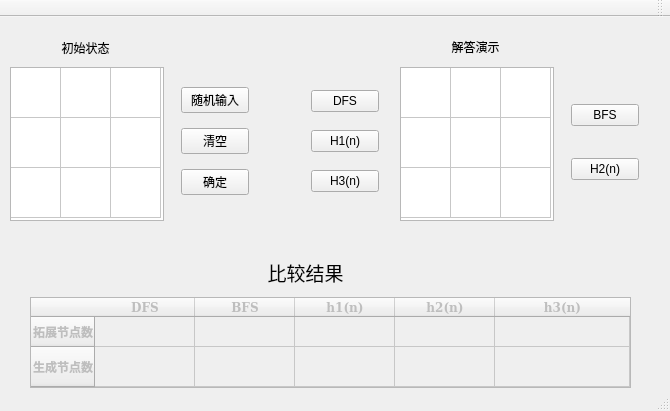
<?xml version="1.0" encoding="UTF-8"?>
<ui version="4.0">
 <class>MainWindow</class>
 <widget class="QMainWindow" name="MainWindow">
  <property name="enabled">
   <bool>true</bool>
  </property>
  <property name="geometry">
   <rect>
    <x>0</x>
    <y>0</y>
    <width>670</width>
    <height>411</height>
   </rect>
  </property>
  <property name="mouseTracking">
   <bool>false</bool>
  </property>
  <property name="windowTitle">
   <string>MainWindow</string>
  </property>
  <property name="documentMode">
   <bool>false</bool>
  </property>
  <widget class="QWidget" name="centralWidget">
   <widget class="QTableWidget" name="init_Table">
    <property name="geometry">
     <rect>
      <x>10</x>
      <y>50</y>
      <width>154</width>
      <height>154</height>
     </rect>
    </property>
    <property name="sizePolicy">
     <sizepolicy hsizetype="Fixed" vsizetype="Fixed">
      <horstretch>0</horstretch>
      <verstretch>0</verstretch>
     </sizepolicy>
    </property>
    <property name="font">
     <font>
      <family>DejaVu Sans</family>
      <pointsize>15</pointsize>
     </font>
    </property>
    <property name="mouseTracking">
     <bool>false</bool>
    </property>
    <property name="tabletTracking">
     <bool>true</bool>
    </property>
    <property name="contextMenuPolicy">
     <enum>Qt::ActionsContextMenu</enum>
    </property>
    <property name="layoutDirection">
     <enum>Qt::LeftToRight</enum>
    </property>
    <property name="verticalScrollBarPolicy">
     <enum>Qt::ScrollBarAlwaysOff</enum>
    </property>
    <property name="horizontalScrollBarPolicy">
     <enum>Qt::ScrollBarAlwaysOff</enum>
    </property>
    <property name="sizeAdjustPolicy">
     <enum>QAbstractScrollArea::AdjustToContentsOnFirstShow</enum>
    </property>
    <property name="dragDropOverwriteMode">
     <bool>true</bool>
    </property>
    <property name="textElideMode">
     <enum>Qt::ElideMiddle</enum>
    </property>
    <property name="verticalScrollMode">
     <enum>QAbstractItemView::ScrollPerItem</enum>
    </property>
    <property name="cornerButtonEnabled">
     <bool>true</bool>
    </property>
    <property name="rowCount">
     <number>3</number>
    </property>
    <property name="columnCount">
     <number>3</number>
    </property>
    <attribute name="horizontalHeaderVisible">
     <bool>false</bool>
    </attribute>
    <attribute name="horizontalHeaderDefaultSectionSize">
     <number>50</number>
    </attribute>
    <attribute name="verticalHeaderVisible">
     <bool>false</bool>
    </attribute>
    <attribute name="verticalHeaderDefaultSectionSize">
     <number>50</number>
    </attribute>
    <attribute name="verticalHeaderHighlightSections">
     <bool>true</bool>
    </attribute>
    <row/>
    <row/>
    <row/>
    <column/>
    <column/>
    <column/>
    <item row="0" column="0">
     <property name="text">
      <string/>
     </property>
     <property name="textAlignment">
      <set>AlignCenter</set>
     </property>
    </item>
    <item row="0" column="1">
     <property name="textAlignment">
      <set>AlignCenter</set>
     </property>
    </item>
    <item row="0" column="2">
     <property name="textAlignment">
      <set>AlignCenter</set>
     </property>
    </item>
    <item row="1" column="0">
     <property name="textAlignment">
      <set>AlignCenter</set>
     </property>
    </item>
    <item row="1" column="1">
     <property name="textAlignment">
      <set>AlignCenter</set>
     </property>
    </item>
    <item row="1" column="2">
     <property name="textAlignment">
      <set>AlignCenter</set>
     </property>
    </item>
    <item row="2" column="0">
     <property name="text">
      <string/>
     </property>
     <property name="textAlignment">
      <set>AlignCenter</set>
     </property>
    </item>
    <item row="2" column="1">
     <property name="textAlignment">
      <set>AlignCenter</set>
     </property>
    </item>
    <item row="2" column="2">
     <property name="textAlignment">
      <set>AlignCenter</set>
     </property>
    </item>
   </widget>
   <widget class="QLabel" name="init_Label">
    <property name="geometry">
     <rect>
      <x>10</x>
      <y>20</y>
      <width>151</width>
      <height>21</height>
     </rect>
    </property>
    <property name="contextMenuPolicy">
     <enum>Qt::NoContextMenu</enum>
    </property>
    <property name="text">
     <string>初始状态</string>
    </property>
    <property name="alignment">
     <set>Qt::AlignCenter</set>
    </property>
   </widget>
   <widget class="QTableWidget" name="compare_Table">
    <property name="enabled">
     <bool>false</bool>
    </property>
    <property name="geometry">
     <rect>
      <x>30</x>
      <y>280</y>
      <width>601</width>
      <height>91</height>
     </rect>
    </property>
    <property name="font">
     <font>
      <family>DejaVu Serif</family>
      <weight>75</weight>
      <bold>true</bold>
     </font>
    </property>
    <property name="autoFillBackground">
     <bool>true</bool>
    </property>
    <property name="textElideMode">
     <enum>Qt::ElideMiddle</enum>
    </property>
    <property name="rowCount">
     <number>2</number>
    </property>
    <property name="columnCount">
     <number>5</number>
    </property>
    <attribute name="horizontalHeaderDefaultSectionSize">
     <number>100</number>
    </attribute>
    <attribute name="horizontalHeaderMinimumSectionSize">
     <number>60</number>
    </attribute>
    <attribute name="horizontalHeaderShowSortIndicator" stdset="0">
     <bool>false</bool>
    </attribute>
    <attribute name="horizontalHeaderStretchLastSection">
     <bool>true</bool>
    </attribute>
    <attribute name="verticalHeaderStretchLastSection">
     <bool>true</bool>
    </attribute>
    <row>
     <property name="text">
      <string>拓展节点数</string>
     </property>
    </row>
    <row>
     <property name="text">
      <string>生成节点数</string>
     </property>
    </row>
    <column>
     <property name="text">
      <string>DFS</string>
     </property>
    </column>
    <column>
     <property name="text">
      <string>BFS</string>
     </property>
    </column>
    <column>
     <property name="text">
      <string>h1(n)</string>
     </property>
    </column>
    <column>
     <property name="text">
      <string>h2(n)</string>
     </property>
    </column>
    <column>
     <property name="text">
      <string>h3(n)</string>
     </property>
    </column>
   </widget>
   <widget class="QLabel" name="compare_Label">
    <property name="geometry">
     <rect>
      <x>160</x>
      <y>240</y>
      <width>291</width>
      <height>31</height>
     </rect>
    </property>
    <property name="font">
     <font>
      <family>DejaVu Sans</family>
      <pointsize>14</pointsize>
     </font>
    </property>
    <property name="text">
     <string>比较结果</string>
    </property>
    <property name="textFormat">
     <enum>Qt::RichText</enum>
    </property>
    <property name="alignment">
     <set>Qt::AlignCenter</set>
    </property>
   </widget>
   <widget class="QLabel" name="res_Label">
    <property name="geometry">
     <rect>
      <x>400</x>
      <y>20</y>
      <width>151</width>
      <height>20</height>
     </rect>
    </property>
    <property name="text">
     <string>解答演示</string>
    </property>
    <property name="alignment">
     <set>Qt::AlignCenter</set>
    </property>
   </widget>
   <widget class="QTableWidget" name="res_Table">
    <property name="enabled">
     <bool>true</bool>
    </property>
    <property name="geometry">
     <rect>
      <x>400</x>
      <y>50</y>
      <width>154</width>
      <height>154</height>
     </rect>
    </property>
    <property name="sizePolicy">
     <sizepolicy hsizetype="Fixed" vsizetype="Fixed">
      <horstretch>0</horstretch>
      <verstretch>0</verstretch>
     </sizepolicy>
    </property>
    <property name="font">
     <font>
      <family>DejaVu Sans</family>
      <pointsize>15</pointsize>
     </font>
    </property>
    <property name="mouseTracking">
     <bool>false</bool>
    </property>
    <property name="tabletTracking">
     <bool>true</bool>
    </property>
    <property name="contextMenuPolicy">
     <enum>Qt::ActionsContextMenu</enum>
    </property>
    <property name="verticalScrollBarPolicy">
     <enum>Qt::ScrollBarAlwaysOff</enum>
    </property>
    <property name="horizontalScrollBarPolicy">
     <enum>Qt::ScrollBarAlwaysOff</enum>
    </property>
    <property name="sizeAdjustPolicy">
     <enum>QAbstractScrollArea::AdjustToContentsOnFirstShow</enum>
    </property>
    <property name="dragDropOverwriteMode">
     <bool>true</bool>
    </property>
    <property name="verticalScrollMode">
     <enum>QAbstractItemView::ScrollPerItem</enum>
    </property>
    <property name="cornerButtonEnabled">
     <bool>true</bool>
    </property>
    <property name="rowCount">
     <number>3</number>
    </property>
    <property name="columnCount">
     <number>3</number>
    </property>
    <attribute name="horizontalHeaderVisible">
     <bool>false</bool>
    </attribute>
    <attribute name="horizontalHeaderDefaultSectionSize">
     <number>50</number>
    </attribute>
    <attribute name="verticalHeaderVisible">
     <bool>false</bool>
    </attribute>
    <attribute name="verticalHeaderDefaultSectionSize">
     <number>50</number>
    </attribute>
    <attribute name="verticalHeaderHighlightSections">
     <bool>true</bool>
    </attribute>
    <row/>
    <row/>
    <row/>
    <column/>
    <column/>
    <column/>
    <item row="0" column="0">
     <property name="text">
      <string/>
     </property>
     <property name="textAlignment">
      <set>AlignCenter</set>
     </property>
    </item>
    <item row="0" column="1">
     <property name="textAlignment">
      <set>AlignCenter</set>
     </property>
    </item>
    <item row="0" column="2">
     <property name="text">
      <string/>
     </property>
     <property name="textAlignment">
      <set>AlignCenter</set>
     </property>
    </item>
    <item row="1" column="0">
     <property name="textAlignment">
      <set>AlignCenter</set>
     </property>
    </item>
    <item row="1" column="1">
     <property name="text">
      <string/>
     </property>
     <property name="textAlignment">
      <set>AlignCenter</set>
     </property>
    </item>
    <item row="1" column="2">
     <property name="textAlignment">
      <set>AlignCenter</set>
     </property>
    </item>
    <item row="2" column="0">
     <property name="textAlignment">
      <set>AlignCenter</set>
     </property>
    </item>
    <item row="2" column="1">
     <property name="text">
      <string/>
     </property>
     <property name="textAlignment">
      <set>AlignCenter</set>
     </property>
    </item>
    <item row="2" column="2">
     <property name="textAlignment">
      <set>AlignCenter</set>
     </property>
    </item>
   </widget>
   <widget class="QWidget" name="layoutWidget">
    <property name="geometry">
     <rect>
      <x>170</x>
      <y>50</y>
      <width>90</width>
      <height>151</height>
     </rect>
    </property>
    <layout class="QVBoxLayout" name="verticalLayout">
     <item>
      <widget class="QPushButton" name="random_input">
       <property name="text">
        <string>随机输入</string>
       </property>
      </widget>
     </item>
     <item>
      <widget class="QPushButton" name="clear_Button">
       <property name="text">
        <string>清空</string>
       </property>
      </widget>
     </item>
     <item>
      <widget class="QPushButton" name="confirm">
       <property name="text">
        <string>确定</string>
       </property>
      </widget>
     </item>
    </layout>
   </widget>
   <widget class="QWidget" name="">
    <property name="geometry">
     <rect>
      <x>300</x>
      <y>50</y>
      <width>90</width>
      <height>151</height>
     </rect>
    </property>
    <layout class="QVBoxLayout" name="verticalLayout_2">
     <item>
      <widget class="QPushButton" name="DFS_Button">
       <property name="text">
        <string>DFS</string>
       </property>
      </widget>
     </item>
     <item>
      <widget class="QPushButton" name="H1_Button">
       <property name="text">
        <string>H1(n)</string>
       </property>
      </widget>
     </item>
     <item>
      <widget class="QPushButton" name="H3_Button">
       <property name="text">
        <string>H3(n)</string>
       </property>
      </widget>
     </item>
    </layout>
   </widget>
   <widget class="QWidget" name="">
    <property name="geometry">
     <rect>
      <x>560</x>
      <y>50</y>
      <width>90</width>
      <height>151</height>
     </rect>
    </property>
    <layout class="QVBoxLayout" name="verticalLayout_3">
     <item>
      <widget class="QPushButton" name="BFS_Button">
       <property name="text">
        <string>BFS</string>
       </property>
      </widget>
     </item>
     <item>
      <widget class="QPushButton" name="H2_Button">
       <property name="text">
        <string>H2(n)</string>
       </property>
      </widget>
     </item>
    </layout>
   </widget>
  </widget>
  <widget class="QToolBar" name="mainToolBar">
   <property name="layoutDirection">
    <enum>Qt::RightToLeft</enum>
   </property>
   <attribute name="toolBarArea">
    <enum>TopToolBarArea</enum>
   </attribute>
   <attribute name="toolBarBreak">
    <bool>false</bool>
   </attribute>
  </widget>
  <widget class="QStatusBar" name="statusBar"/>
 </widget>
 <layoutdefault spacing="6" margin="11"/>
 <resources/>
 <connections/>
</ui>
